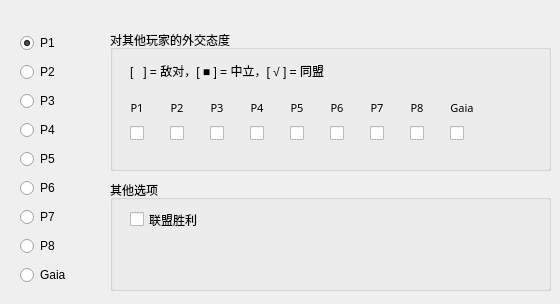
      <widget class="QWidget" name="tab_Diplomatic">
       <attribute name="title">
        <string>外交</string>
       </attribute>
       <widget class="QGroupBox" name="groupBox">
        <property name="geometry">
         <rect>
          <x>110</x>
          <y>30</y>
          <width>441</width>
          <height>141</height>
         </rect>
        </property>
        <property name="title">
         <string>对其他玩家的外交态度</string>
        </property>
        <widget class="QLabel" name="label">
         <property name="geometry">
          <rect>
           <x>20</x>
           <y>30</y>
           <width>271</width>
           <height>21</height>
          </rect>
         </property>
         <property name="text">
          <string>[   ] = 敌对，[ ■ ] = 中立，[ √ ] = 同盟</string>
         </property>
        </widget>
        <widget class="QWidget" name="layoutWidget">
         <property name="geometry">
          <rect>
           <x>0</x>
           <y>60</y>
           <width>391</width>
           <height>61</height>
          </rect>
         </property>
         <layout class="QGridLayout" name="gridLayout_2">
          <property name="verticalSpacing">
           <number>0</number>
          </property>
          <item row="0" column="0">
           <widget class="QLabel" name="label_P1_3">
            <property name="sizePolicy">
             <sizepolicy hsizetype="Preferred" vsizetype="Fixed">
              <horstretch>0</horstretch>
              <verstretch>0</verstretch>
             </sizepolicy>
            </property>
            <property name="font">
             <font>
              <family>微软雅黑</family>
              <pointsize>8</pointsize>
             </font>
            </property>
            <property name="text">
             <string>P1</string>
            </property>
            <property name="alignment">
             <set>Qt::AlignCenter</set>
            </property>
           </widget>
          </item>
          <item row="0" column="1">
           <widget class="QLabel" name="label_P2_3">
            <property name="sizePolicy">
             <sizepolicy hsizetype="Preferred" vsizetype="Fixed">
              <horstretch>0</horstretch>
              <verstretch>0</verstretch>
             </sizepolicy>
            </property>
            <property name="font">
             <font>
              <family>微软雅黑</family>
              <pointsize>8</pointsize>
             </font>
            </property>
            <property name="text">
             <string>P2</string>
            </property>
            <property name="alignment">
             <set>Qt::AlignCenter</set>
            </property>
           </widget>
          </item>
          <item row="0" column="2">
           <widget class="QLabel" name="label_P3_3">
            <property name="sizePolicy">
             <sizepolicy hsizetype="Preferred" vsizetype="Fixed">
              <horstretch>0</horstretch>
              <verstretch>0</verstretch>
             </sizepolicy>
            </property>
            <property name="font">
             <font>
              <family>微软雅黑</family>
              <pointsize>8</pointsize>
             </font>
            </property>
            <property name="text">
             <string>P3</string>
            </property>
            <property name="alignment">
             <set>Qt::AlignCenter</set>
            </property>
           </widget>
          </item>
          <item row="0" column="3">
           <widget class="QLabel" name="label_P4_3">
            <property name="sizePolicy">
             <sizepolicy hsizetype="Preferred" vsizetype="Fixed">
              <horstretch>0</horstretch>
              <verstretch>0</verstretch>
             </sizepolicy>
            </property>
            <property name="font">
             <font>
              <family>微软雅黑</family>
              <pointsize>8</pointsize>
             </font>
            </property>
            <property name="text">
             <string>P4</string>
            </property>
            <property name="alignment">
             <set>Qt::AlignCenter</set>
            </property>
           </widget>
          </item>
          <item row="0" column="4">
           <widget class="QLabel" name="label_P5_3">
            <property name="sizePolicy">
             <sizepolicy hsizetype="Preferred" vsizetype="Fixed">
              <horstretch>0</horstretch>
              <verstretch>0</verstretch>
             </sizepolicy>
            </property>
            <property name="font">
             <font>
              <family>微软雅黑</family>
              <pointsize>8</pointsize>
             </font>
            </property>
            <property name="text">
             <string>P5</string>
            </property>
            <property name="alignment">
             <set>Qt::AlignCenter</set>
            </property>
           </widget>
          </item>
          <item row="0" column="5">
           <widget class="QLabel" name="label_P6_3">
            <property name="sizePolicy">
             <sizepolicy hsizetype="Preferred" vsizetype="Fixed">
              <horstretch>0</horstretch>
              <verstretch>0</verstretch>
             </sizepolicy>
            </property>
            <property name="font">
             <font>
              <family>微软雅黑</family>
              <pointsize>8</pointsize>
             </font>
            </property>
            <property name="text">
             <string>P6</string>
            </property>
            <property name="alignment">
             <set>Qt::AlignCenter</set>
            </property>
           </widget>
          </item>
          <item row="0" column="6">
           <widget class="QLabel" name="label_P7_3">
            <property name="sizePolicy">
             <sizepolicy hsizetype="Preferred" vsizetype="Fixed">
              <horstretch>0</horstretch>
              <verstretch>0</verstretch>
             </sizepolicy>
            </property>
            <property name="font">
             <font>
              <family>微软雅黑</family>
              <pointsize>8</pointsize>
             </font>
            </property>
            <property name="text">
             <string>P7</string>
            </property>
            <property name="alignment">
             <set>Qt::AlignCenter</set>
            </property>
           </widget>
          </item>
          <item row="0" column="7">
           <widget class="QLabel" name="label_P8_3">
            <property name="sizePolicy">
             <sizepolicy hsizetype="Preferred" vsizetype="Fixed">
              <horstretch>0</horstretch>
              <verstretch>0</verstretch>
             </sizepolicy>
            </property>
            <property name="font">
             <font>
              <family>微软雅黑</family>
              <pointsize>8</pointsize>
             </font>
            </property>
            <property name="text">
             <string>P8</string>
            </property>
            <property name="alignment">
             <set>Qt::AlignCenter</set>
            </property>
           </widget>
          </item>
          <item row="0" column="8">
           <widget class="QLabel" name="label_P9gaia_3">
            <property name="sizePolicy">
             <sizepolicy hsizetype="Preferred" vsizetype="Fixed">
              <horstretch>0</horstretch>
              <verstretch>0</verstretch>
             </sizepolicy>
            </property>
            <property name="font">
             <font>
              <family>微软雅黑</family>
              <pointsize>8</pointsize>
             </font>
            </property>
            <property name="text">
             <string>Gaia</string>
            </property>
            <property name="alignment">
             <set>Qt::AlignCenter</set>
            </property>
           </widget>
          </item>
          <item row="1" column="0">
           <widget class="QCheckBox" name="check_Diplo_toP1">
            <property name="sizePolicy">
             <sizepolicy hsizetype="Fixed" vsizetype="Fixed">
              <horstretch>0</horstretch>
              <verstretch>0</verstretch>
             </sizepolicy>
            </property>
            <property name="font">
             <font>
              <family>微软雅黑</family>
              <pointsize>8</pointsize>
             </font>
            </property>
            <property name="layoutDirection">
             <enum>Qt::LeftToRight</enum>
            </property>
            <property name="text">
             <string/>
            </property>
            <property name="tristate">
             <bool>true</bool>
            </property>
           </widget>
          </item>
          <item row="1" column="1">
           <widget class="QCheckBox" name="check_Diplo_toP2">
            <property name="sizePolicy">
             <sizepolicy hsizetype="Fixed" vsizetype="Fixed">
              <horstretch>0</horstretch>
              <verstretch>0</verstretch>
             </sizepolicy>
            </property>
            <property name="font">
             <font>
              <family>微软雅黑</family>
              <pointsize>8</pointsize>
             </font>
            </property>
            <property name="layoutDirection">
             <enum>Qt::LeftToRight</enum>
            </property>
            <property name="text">
             <string/>
            </property>
            <property name="tristate">
             <bool>true</bool>
            </property>
           </widget>
          </item>
          <item row="1" column="2">
           <widget class="QCheckBox" name="check_Diplo_toP3">
            <property name="sizePolicy">
             <sizepolicy hsizetype="Fixed" vsizetype="Fixed">
              <horstretch>0</horstretch>
              <verstretch>0</verstretch>
             </sizepolicy>
            </property>
            <property name="font">
             <font>
              <family>微软雅黑</family>
              <pointsize>8</pointsize>
             </font>
            </property>
            <property name="layoutDirection">
             <enum>Qt::LeftToRight</enum>
            </property>
            <property name="text">
             <string/>
            </property>
            <property name="tristate">
             <bool>true</bool>
            </property>
           </widget>
          </item>
          <item row="1" column="3">
           <widget class="QCheckBox" name="check_Diplo_toP4">
            <property name="sizePolicy">
             <sizepolicy hsizetype="Fixed" vsizetype="Fixed">
              <horstretch>0</horstretch>
              <verstretch>0</verstretch>
             </sizepolicy>
            </property>
            <property name="font">
             <font>
              <family>微软雅黑</family>
              <pointsize>8</pointsize>
             </font>
            </property>
            <property name="layoutDirection">
             <enum>Qt::LeftToRight</enum>
            </property>
            <property name="text">
             <string/>
            </property>
            <property name="tristate">
             <bool>true</bool>
            </property>
           </widget>
          </item>
          <item row="1" column="4">
           <widget class="QCheckBox" name="check_Diplo_toP5">
            <property name="sizePolicy">
             <sizepolicy hsizetype="Fixed" vsizetype="Fixed">
              <horstretch>0</horstretch>
              <verstretch>0</verstretch>
             </sizepolicy>
            </property>
            <property name="font">
             <font>
              <family>微软雅黑</family>
              <pointsize>8</pointsize>
             </font>
            </property>
            <property name="layoutDirection">
             <enum>Qt::LeftToRight</enum>
            </property>
            <property name="text">
             <string/>
            </property>
            <property name="tristate">
             <bool>true</bool>
            </property>
           </widget>
          </item>
          <item row="1" column="5">
           <widget class="QCheckBox" name="check_Diplo_toP6">
            <property name="sizePolicy">
             <sizepolicy hsizetype="Fixed" vsizetype="Fixed">
              <horstretch>0</horstretch>
              <verstretch>0</verstretch>
             </sizepolicy>
            </property>
            <property name="font">
             <font>
              <family>微软雅黑</family>
              <pointsize>8</pointsize>
             </font>
            </property>
            <property name="layoutDirection">
             <enum>Qt::LeftToRight</enum>
            </property>
            <property name="text">
             <string/>
            </property>
            <property name="tristate">
             <bool>true</bool>
            </property>
           </widget>
          </item>
          <item row="1" column="6">
           <widget class="QCheckBox" name="check_Diplo_toP7">
            <property name="sizePolicy">
             <sizepolicy hsizetype="Fixed" vsizetype="Fixed">
              <horstretch>0</horstretch>
              <verstretch>0</verstretch>
             </sizepolicy>
            </property>
            <property name="font">
             <font>
              <family>微软雅黑</family>
              <pointsize>8</pointsize>
             </font>
            </property>
            <property name="layoutDirection">
             <enum>Qt::LeftToRight</enum>
            </property>
            <property name="text">
             <string/>
            </property>
            <property name="tristate">
             <bool>true</bool>
            </property>
           </widget>
          </item>
          <item row="1" column="7">
           <widget class="QCheckBox" name="check_Diplo_toP8">
            <property name="sizePolicy">
             <sizepolicy hsizetype="Fixed" vsizetype="Fixed">
              <horstretch>0</horstretch>
              <verstretch>0</verstretch>
             </sizepolicy>
            </property>
            <property name="font">
             <font>
              <family>微软雅黑</family>
              <pointsize>8</pointsize>
             </font>
            </property>
            <property name="layoutDirection">
             <enum>Qt::LeftToRight</enum>
            </property>
            <property name="text">
             <string/>
            </property>
            <property name="tristate">
             <bool>true</bool>
            </property>
           </widget>
          </item>
          <item row="1" column="8">
           <widget class="QCheckBox" name="check_Diplo_toP9gaia">
            <property name="sizePolicy">
             <sizepolicy hsizetype="Fixed" vsizetype="Fixed">
              <horstretch>0</horstretch>
              <verstretch>0</verstretch>
             </sizepolicy>
            </property>
            <property name="font">
             <font>
              <family>微软雅黑</family>
              <pointsize>8</pointsize>
             </font>
            </property>
            <property name="layoutDirection">
             <enum>Qt::LeftToRight</enum>
            </property>
            <property name="text">
             <string/>
            </property>
            <property name="tristate">
             <bool>true</bool>
            </property>
           </widget>
          </item>
         </layout>
        </widget>
       </widget>
       <widget class="QGroupBox" name="groupBox_2">
        <property name="geometry">
         <rect>
          <x>110</x>
          <y>180</y>
          <width>441</width>
          <height>111</height>
         </rect>
        </property>
        <property name="title">
         <string>其他选项</string>
        </property>
        <widget class="QCheckBox" name="check_AllyVictory">
         <property name="geometry">
          <rect>
           <x>20</x>
           <y>30</y>
           <width>91</width>
           <height>19</height>
          </rect>
         </property>
         <property name="text">
          <string>联盟胜利</string>
         </property>
        </widget>
       </widget>
       <widget class="QWidget" name="layoutWidget">
        <property name="geometry">
         <rect>
          <x>20</x>
          <y>30</y>
          <width>81</width>
          <height>265</height>
         </rect>
        </property>
        <layout class="QVBoxLayout" name="verticalLayout">
         <item>
          <widget class="QRadioButton" name="radio_Diop_P1">
           <property name="text">
            <string>P1</string>
           </property>
           <property name="checked">
            <bool>true</bool>
           </property>
          </widget>
         </item>
         <item>
          <widget class="QRadioButton" name="radio_Diop_P2">
           <property name="text">
            <string>P2</string>
           </property>
          </widget>
         </item>
         <item>
          <widget class="QRadioButton" name="radio_Diop_P3">
           <property name="text">
            <string>P3</string>
           </property>
          </widget>
         </item>
         <item>
          <widget class="QRadioButton" name="radio_Diop_P4">
           <property name="text">
            <string>P4</string>
           </property>
          </widget>
         </item>
         <item>
          <widget class="QRadioButton" name="radio_Diop_P5">
           <property name="text">
            <string>P5</string>
           </property>
          </widget>
         </item>
         <item>
          <widget class="QRadioButton" name="radio_Diop_P6">
           <property name="text">
            <string>P6</string>
           </property>
          </widget>
         </item>
         <item>
          <widget class="QRadioButton" name="radio_Diop_P7">
           <property name="text">
            <string>P7</string>
           </property>
          </widget>
         </item>
         <item>
          <widget class="QRadioButton" name="radio_Diop_P8">
           <property name="text">
            <string>P8</string>
           </property>
          </widget>
         </item>
         <item>
          <widget class="QRadioButton" name="radio_Diop_P9gaia">
           <property name="text">
            <string>Gaia</string>
           </property>
          </widget>
         </item>
        </layout>
       </widget>
      </widget>
